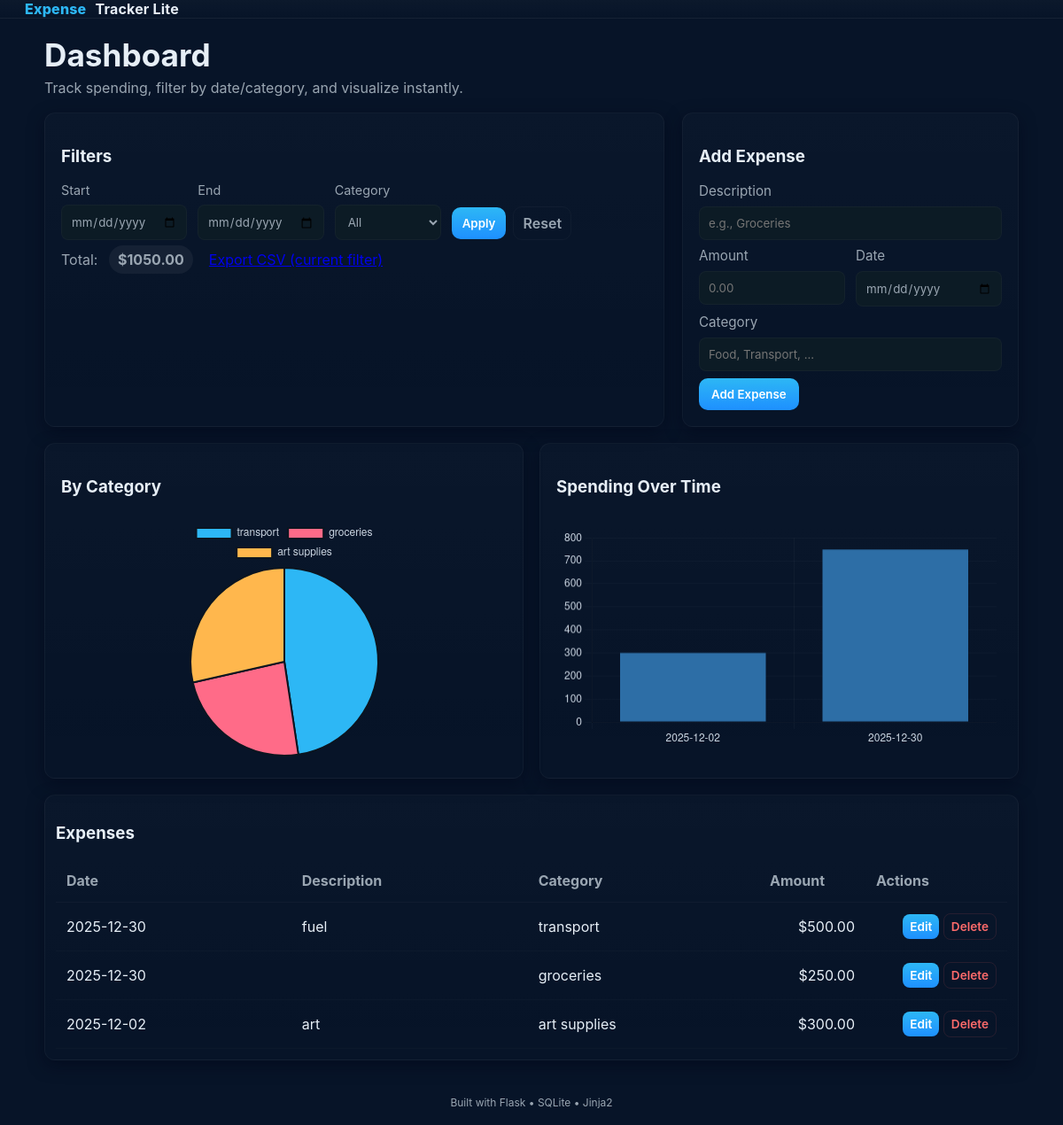
The page / on the database its author committed.
### tables this page shows
CREATE TABLE expenses (
            id INTEGER PRIMARY KEY AUTOINCREMENT,
            amount REAL NOT NULL,
            category TEXT NOT NULL,
            description TEXT,
            date TEXT NOT NULL
        );

### app.py (the view)
@app.route('/', methods=['GET'])
def index():
    db = get_db()
    start = request.args.get('start', '').strip()
    end = request.args.get('end', '').strip()
    category = request.args.get('category', 'All').strip()
    where_clauses = []
    params = []
    if start:
        where_clauses.append("date >= ?")
        params.append(start)
    if end:
        where_clauses.append("date <= ?")
        params.append(end)
    if category and category != 'All':
        where_clauses.append("category = ?")
        params.append(category)
    where_sql = ''
    if where_clauses:
        where_sql = 'WHERE ' + ' AND '.join(where_clauses)
    query = f"SELECT * FROM expenses {where_sql} ORDER BY date DESC, id DESC"
    cur = db.execute(query, params)
    expenses = cur.fetchall()
    total = sum([row['amount'] for row in expenses]) if expenses else 0.0
    cur2 = db.execute("SELECT DISTINCT category FROM expenses ORDER BY category")
    categories = [r['category'] for r in cur2.fetchall()]
    category_totals = {}
    date_totals = {}
    for row in expenses:
        cat = row['category'] or 'Uncategorized'
        category_totals[cat] = category_totals.get(cat, 0.0) + float(row['amount'])
        d = row['date']
        date_totals[d] = date_totals.get(d, 0.0) + float(row['amount'])
    category_labels = list(category_totals.keys())
    category_values = [round(v, 2) for v in category_totals.values()]
    date_items = sorted(date_totals.items())
    date_labels = [d for d, _ in date_items]
    date_values = [round(v, 2) for _, v in date_items]
    return render_template(
        'index.html',
        expenses=expenses,
        total=total,
        categories=categories,
        selected_category=category,
        start=start,
        end=end,
        category_labels=category_labels,
        category_values=category_values,
        date_labels=date_labels,
        date_values=date_values,
    )

### app.py (called while the page is built)
def get_db():
    db = getattr(g, '_database', None)
    if db is None:
        db = g._database = sqlite3.connect(app.config['DATABASE'])
        db.row_factory = sqlite3.Row
    return db

@app.teardown_appcontext
def close_connection(exception):
    db = getattr(g, '_database', None)
    if db is not None:
        db.close()

### templates/index.html (shortened to what this page needs)
{% extends "base.html" %}
{% block content %}
<section class="controls">
  <div class="card filters-card">
    <h3>Filters</h3>
    <form method="get" class="filters-form">
      <div class="row">
        <label>Start
          <input type="date" name="start" value="{{ start }}">
        </label>
        <label>End
          <input type="date" name="end" value="{{ end }}">
        </label>
        <label>Category
          <select name="category">
            <option value="All" {% if selected_category == 'All' %}selected{% endif %}>All</option>
          </select>
        </label>
        <div class="actions-inline">
          <button class="btn apply" type="submit">Apply</button>
          <a class="btn reset" href="{{ url_for('index') }}">Reset</a>
        </div>
      </div>
    </form>
    <div class="meta">
      <div class="meta-item">Total: <span class="badge">${{ '%.2f'|format(total) }}</span></div>
      <div class="meta-item"><a class="link-muted" href="#">Export CSV (current filter)</a></div>
    </div>
  </div>
  <div class="card add-card">
    <h3>Add Expense</h3>
    <form action="{{ url_for('add') }}" method="post" class="expense-form">
      <label>Description
        <input type="text" name="description" placeholder="e.g., Groceries">
      </label>
      <div class="two-col">
        <label>Amount
          <input type="number" name="amount" step="0.01" min="0" required placeholder="0.00">
        </label>
        <label>Date
          <input type="date" name="date" required value="{{ '' }}">
        </label>
      </div>
      <label>Category
        <input type="text" name="category" required placeholder="Food, Transport, ...">
      </label>
      <div class="form-actions">
        <button type="submit" class="btn">Add Expense</button>
      </div>
    </form>
  </div>
</section>
<section class="summary">
  <div class="card charts-card">
    <h3>By Category</h3>
    <div class="chart-wrap">
      <canvas id="categoryPie"></canvas>
    </div>
  </div>
  <div class="card charts-card">
    <h3>Spending Over Time</h3>
    <div class="chart-wrap">
      <canvas id="timeBar"></canvas>
    </div>
  </div>
</section>
<section class="table-section">
  <div class="card table-card">
    <h3>Expenses</h3>
    {% if expenses %}
    <table class="expense-table">
      <thead>
        <tr>
          <th>Date</th>
          <th>Description</th>
          <th>Category</th>
          <th class="amount-col">Amount</th>
          <th class="actions-col">Actions</th>
        </tr>
      </thead>
      <tbody>
        {% for expense in expenses %}
        <tr>
          <td>{{ expense.date }}</td>
          <td>{{ expense.description }}</td>
          <td>{{ expense.category }}</td>
          <td class="amount-col">${{ '%.2f'|format(expense.amount) }}</td>
          <td class="actions-col">
            <a class="btn small" href="{{ url_for('edit', expense_id=expense.id) }}">Edit</a>
            <form action="{{ url_for('delete', expense_id=expense.id) }}" method="post" class="inline-form" onsubmit="return confirm('Delete this expense?');">
              <button type="submit" class="btn danger small">Delete</button>
            </form>
          </td>
        </tr>
        {% endfor %}
      </tbody>
    </table>
    {% else %}
      <p class="muted">No expenses yet. Add one with the form.</p>
    {% endif %}
  </div>
</section>
{% endblock %}
{% block scripts %}
<script>
  // Data passed from Flask (use tojson so editor/linter and runtime get valid JS)
  const catLabels  = {{ category_labels | default([]) | tojson }};
  const catValues  = {{ category_values | default([]) | tojson }};
  const dateLabels = {{ date_labels | default([]) | tojson }};
  const dateValues = {{ date_values | default([]) | tojson }};
  // Initialize charts (Chart.js)
  const pieCtx = document.getElementById('categoryPie').getContext('2d');
  const pieChart = new Chart(pieCtx, {
    type: 'pie',
    data: {
      labels: catLabels,
      datasets: [{
        data: catValues,
        backgroundColor: [
          '#2DB7F5', '#FF6B88', '#FFB74D', '#9CCC65', '#BA68C8', '#4DD0E1'
        ],
        borderColor: '#0b1520',
        borderWidth: 2
      }]
    },
    options: {
      plugins: { legend: { position: 'top', labels: { color: '#cbd5e1' } } }
    }
  });
  const barCtx = document.getElementById('timeBar').getContext('2d');
  const barChart = new Chart(barCtx, {
    type: 'bar',
    data: {
      labels: dateLabels,
      datasets: [{
        label: 'Total',
        data: dateValues,
        backgroundColor: '#2D6EA6'
      }]
    },
    options: {
      scales: {
        x: { ticks: { color: '#cbd5e1' }, grid: { color: 'rgba(255,255,255,0.03)' } },
        y: { ticks: { color: '#cbd5e1' }, grid: { color: 'rgba(255,255,255,0.03)' } }
      },
      plugins: { legend: { display: false } }
    }
  });
</script>
{% endblock %}

### templates/base.html (shortened to what this page needs)
<!doctype html>
<html lang="en">
<head>
  <link rel="stylesheet" href="{{ url_for('static', filename='style.css') }}">
</head>
<body>
  <div class="topbar">
    <div class="logo">
      <span class="accent">Expense</span> Tracker Lite
    </div>
  </div>
  <div class="page">
    <header class="page-header">
      <h1>Dashboard</h1>
      <p class="subtitle">Track spending, filter by date/category, and visualize instantly.</p>
    </header>
    <main class="container">
      {% block content %}{% endblock %}
    </main>
    <footer class="footer">
      <small>Built with Flask • SQLite • Jinja2</small>
    </footer>
  </div>
  {% block scripts %}{% endblock %}
</body>
</html>

### static/style.css (style rules this page uses)
:root { --bg:#071428; --card:#0f2330; --card-2:#0c1b25; --accent:#2DB7F5; --accent-2:#1E90FF; --muted:#9aa6b2; --danger:#ff6b6b; --surface-border: rgba(255,255,255,0.04); --maxwidth:1100px; --radius:12px; --glass: rgba(255,255,255,0.02); }
* { box-sizing:border-box;font-family:Inter, system-ui, -apple-system, "Segoe UI", Roboto, "Helvetica Neue", Arial; }
html,body { height:100% }
body { margin:0;background:var(--bg);color:#e6eef6;display:flex;flex-direction:column;min-height:100vh }
.topbar { height:64px;display:flex;align-items:center;padding:0 28px;background:linear-gradient(180deg, rgba(255,255,255,0.02), transparent); border-bottom:1px solid var(--surface-border); }
.logo { font-weight:700;letter-spacing:0.2px }
.logo .accent { color:var(--accent);margin-right:6px;font-weight:800 }
.page { width:95%;max-width:var(--maxwidth);margin:20px auto 40px;flex:1 }
.page-header { margin-bottom:18px }
.page-header h1 { margin:0;font-size:2.2rem }
.page-header .subtitle { margin:6px 0 0;color:var(--muted) }
.controls { display:grid;grid-template-columns:1fr 380px;gap:20px;margin-bottom:18px }
.card { background:linear-gradient(180deg, rgba(255,255,255,0.015), transparent); border:1px solid var(--surface-border); padding:18px;border-radius:var(--radius); box-shadow: 0 6px 18px rgba(2,6,23,0.5); }
.filters-form .row { display:flex;gap:12px;align-items:end;flex-wrap:wrap }
.filters-form label { display:flex;flex-direction:column;font-size:0.9rem;color:var(--muted);min-width:120px }
.filters-form input[type="date"], .filters-form select { margin-top:8px;padding:10px;border-radius:8px;border:1px solid rgba(255,255,255,0.03);background:var(--card-2);color:inherit }
.actions-inline { display:flex;gap:8px;align-items:center }
.add-card .expense-form label { display:block;margin-bottom:8px;color:var(--muted);font-size:0.95rem }
.expense-form input[type="text"], .expense-form input[type="number"], .expense-form input[type="date"] { width:100%;padding:10px;border-radius:8px;border:1px solid rgba(255,255,255,0.03);background:var(--card-2);color:inherit;margin-top:8px; }
.two-col { display:flex;gap:12px }
.two-col label { flex:1 }
.btn { background:linear-gradient(180deg,var(--accent),var(--accent-2));color:#fff;padding:10px 14px;border-radius:10px;border:none;cursor:pointer;text-decoration:none;display:inline-block;font-weight:600 }
.btn.reset { background:transparent;border:1px solid rgba(255,255,255,0.03);color:var(--muted);padding:8px 10px }
.btn.apply { padding:10px 12px }
.btn.small { padding:6px 8px;font-size:0.85rem;border-radius:8px }
.btn.danger { background:transparent;color:var(--danger);border:1px solid rgba(255,100,100,0.12) }
.meta { margin-top:12px;display:flex;gap:18px;align-items:center;flex-wrap:wrap }
.meta-item { color:var(--muted) }
.badge { background:rgba(255,255,255,0.05);padding:6px 10px;border-radius:999px;font-weight:700;margin-left:8px }
.summary { display:grid;grid-template-columns:1fr 1fr;gap:18px;margin-bottom:18px }
.charts-card .chart-wrap { height:280px;display:flex;align-items:center;justify-content:center;padding:6px }
.chart-wrap canvas { max-width:100%;max-height:100% }
.table-section .table-card { padding:12px }
.expense-table { width:100%;border-collapse:collapse;margin-top:6px }
.expense-table thead th { padding:14px 12px;text-align:left;font-weight:700;color:var(--muted);border-bottom:1px solid rgba(255,255,255,0.03) }
.expense-table td { padding:12px;border-bottom:1px solid rgba(255,255,255,0.02) }
.amount-col { text-align:right;width:120px }
.actions-col { text-align:right;width:160px }
.inline-form { display:inline-block;margin:0 }
.footer { text-align:center;padding:18px 0;color:var(--muted);font-size:0.9rem;margin-top:20px }

### rows shown on the page
expenses: date "2025-12-30", description "fuel", category "transport", amount "500.00"
expenses: date "2025-12-30", category "groceries", amount "250.00"
expenses: date "2025-12-02", description "art", category "art supplies", amount "300.00"

### other values the page prints
{{ '%.2f'|format(total) }} "1050.00"
chart data {{ category_labels | default([]) | tojson }} ["transport", "groceries", "art supplies"]
chart data {{ category_values | default([]) | tojson }} [500.0, 250.0, 300.0]
chart data {{ date_labels | default([]) | tojson }} ["2025-12-02", "2025-12-30"]
chart data {{ date_values | default([]) | tojson }} [300.0, 750.0]
